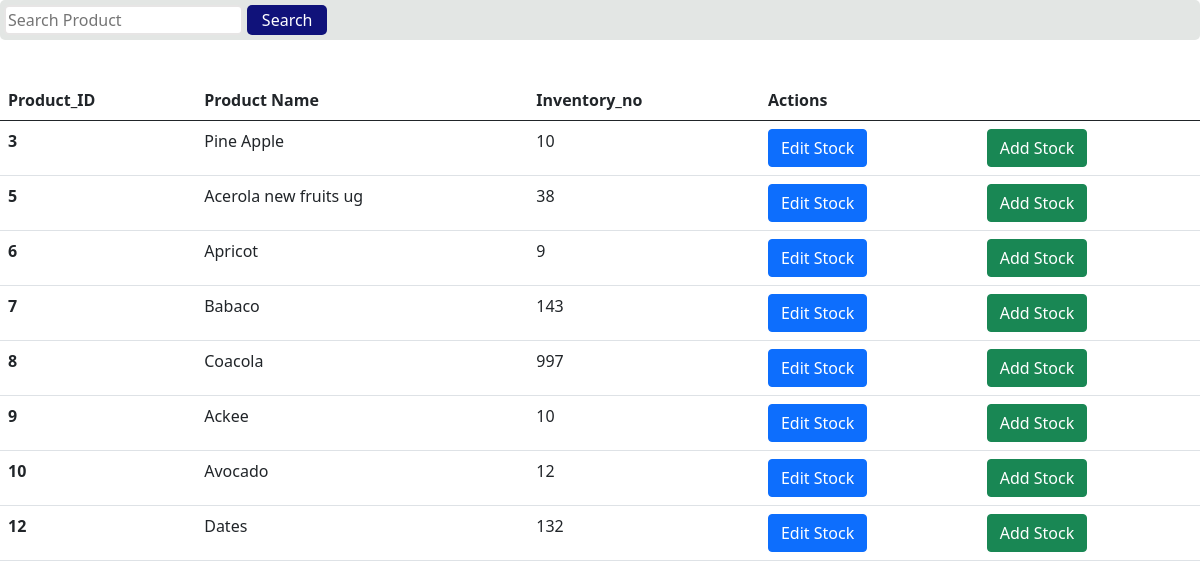
The app's page /pannels/Admin/products/inventory/inventory.php with its own data.
### tables this page shows
CREATE TABLE `inventory` (
  `product_id` int(11) NOT NULL,
  `product_name` varchar(300) DEFAULT NULL,
  `inventory_no` int(11) DEFAULT NULL,
  `stock_keeping_unit` int(11) DEFAULT NULL
);

### pannels/Admin/products/inventory/inventory.php (the view, shortened to what this page needs)
<!DOCTYPE html>
<html lang="en">
<head>
    <link href="https://cdn.jsdelivr.net/npm/bootstrap@5.0.2/dist/css/bootstrap.min.css" rel="stylesheet">
    <link rel="stylesheet" href="inventory.css">
    <link rel="stylesheet" href="bootstrap.css">
</head>
<body>
    <div class="searchProducts">
        <div class="search">
            <input type="text" placeholder="Search Product" id="searchProductInv">
            <button>Search</button>
        </div>
    </div>
   <form action="edit_add_inventory_form.php" method="post" id="inventoryform">
        <table class="table table-striped">
        <table class="table">
      <thead>
        <tr>
          <th scope="col">Product_ID</th>
          <th scope="col">Product Name</th>
          <th scope="col">Inventory_no</th>
          <th scope="col" class="actionTitle">Actions</th>
          <th scope="col" ></th>
        </tr>
      </thead>
      <tbody id="tbBody">
        <?php
      try{
          include("../../../../assets/database_connect/database.php");
          $sqlquery="select * from inventory";
          $results=mysqli_query($conn,$sqlquery);
          if($results){
            if(mysqli_num_rows($results)>0){
              while($row=mysqli_fetch_assoc($results)){
                echo <<<HTML
                <tr class='tbRow'>
                    <th scope='row' class='tbData'>{$row['product_id']}</th>
                    <td class='tbData'>{$row['product_name']}</td>
                    <td class='tbData'>{$row['inventory_no']}</td>
                    <td class='actions'>
                        <button class='btn btn-primary edtBtn' type='button' >Edit Stock</button>
                    </td>
                    <td class='actions'>
                        <button class='btn btn-success addBtn' type='button'>Add Stock</button>
                    </td>
                </tr>
                HTML;
              }
            }
          }else{
            echo "failed";
          }
      }catch(Exception $e){
        echo "<br>"."Error message".$e->getMessage();
      }
        ?>
      </tbody>
    </table>
        </table>
    </form>
</body>
</html>

### pannels/Admin/products/inventory/inventory.css (style rules this page uses)
* { padding: 0px; margin: 0px; box-sizing: border-box; }
:root { --primaryColor:#ffff; --secondaryColor:#024e31; --lightPrimary:#00a529b9; --tertiaryColor:#060216; --dimWhite:#e7e5e5; --black:#0000; --tight:#fce40e; --redColor:#f30404; }
body { position: relative; background: var(--primaryColor); width: 100%; height: 500px; border-radius: 30px; font-family: 'Segoe UI', Tahoma, Geneva, Verdana, sans-serif; }
.searchProducts { background: #e3e6e4; height: 40px; display: flex; align-items: center; border-radius:5px ; }
.searchProducts> .search { margin-left: 4px; }
.searchProducts> .search>input { border: 2px solid var(--dimWhite); height: 30px; border-radius: 5px; outline: none; padding: 2px; }
.searchProducts> .search>button { cursor: pointer; background-color:#10127a; height: 30px; border-radius: 5px; border: none; color: var(--primaryColor); width: 80px; }
.actions { cursor: pointer; color: var(--redColor); }

### records on screen
inventory: product_id "3", product_name "Pine Apple", inventory_no "10"
inventory: product_id "5", product_name "Acerola new fruits ug", inventory_no "38"
inventory: product_id "6", product_name "Apricot", inventory_no "9"
inventory: product_id "7", product_name "Babaco", inventory_no "143"
inventory: product_id "8", product_name "Coacola", inventory_no "997"
inventory: product_id "9", product_name "Ackee", inventory_no "10"
inventory: product_id "10", product_name "Avocado", inventory_no "12"
inventory: product_id "12", product_name "Dates", inventory_no "132"
